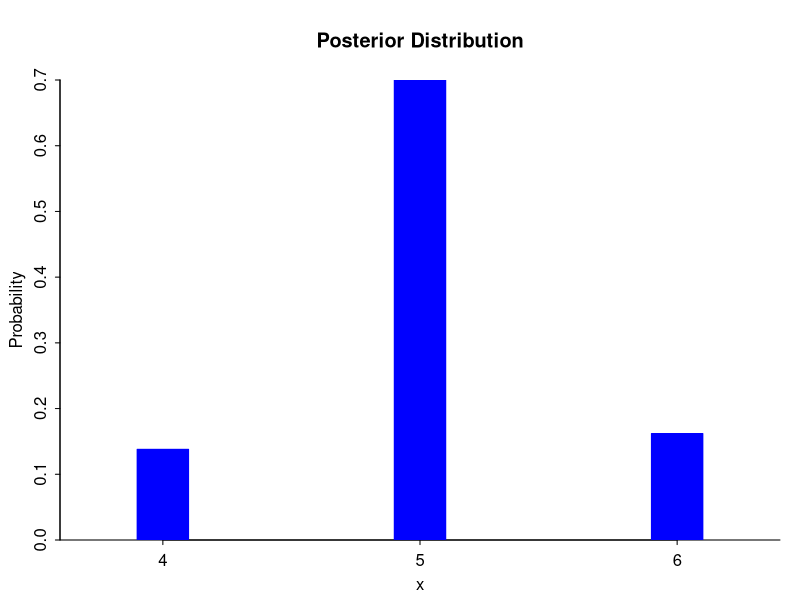
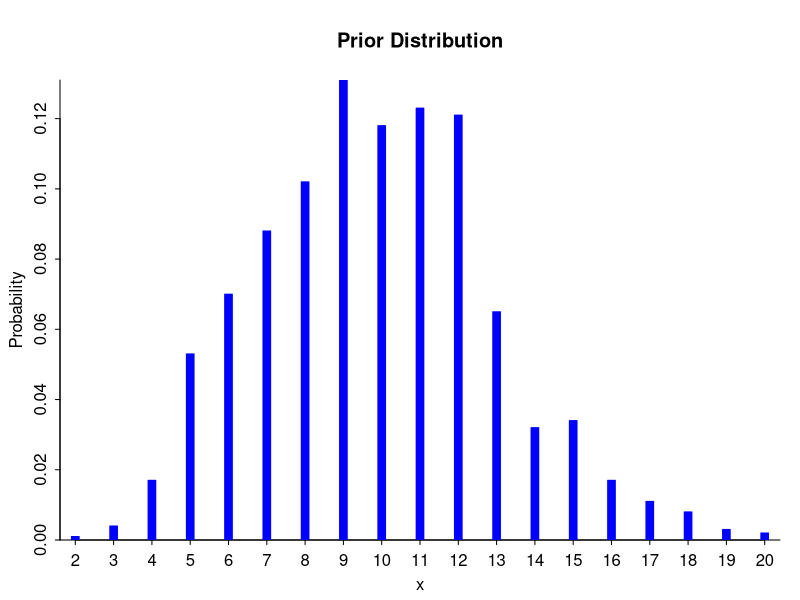
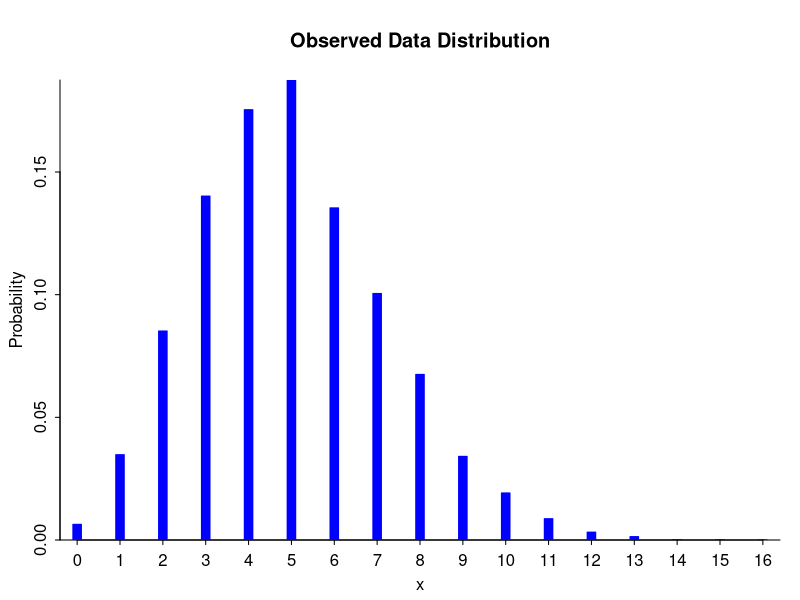

The R source for these figures, in order:
#For example purposes we will use a generate the posterior as the observations.

# Posterior is pois(5), prior is pois(10)
iter = 1000;


obs = rpois(10000,5)
obs_mean = mean(obs)
obs_var = var(obs)


posterior_dataset = rep(0,iter)
sampled = 1

while (sampled < iter+1)
{
  theta_dash = rpois(1,10)
  
  sim_dataset = rpois(10000,theta_dash)
  
  # Only mean and variance for summary statistics
  # eplison = 1
  
  sim_mean = mean(sim_dataset)
  sim_var = var(sim_dataset)
  if (abs(sim_mean-obs_mean)<1 && abs(sim_var-obs_var)<1)
  {
    posterior_dataset[sampled] = theta_dash
    sampled = sampled + 1
  }
}

library(arm)
discrete.histogram(posterior_dataset, main = "Posterior Distribution")

x = rpois(1000,10)
discrete.histogram(x, main = "Prior Distribution")

discrete.histogram(obs, main = "Observed Data Distribution")
